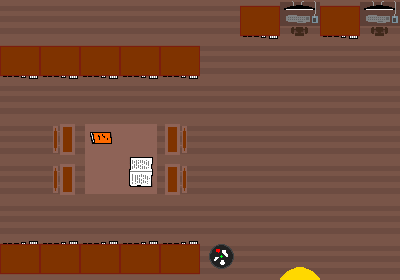

A level layout from a 2D game, rendered from its tile map. Below: a short description, then the map file with its tile-grid data intact:
An orthogonal 10x7 tile map with 40x40 px tiles, 3 tile layers (floor, objects, exit).

<map version="1.2" tiledversion="1.3.5" orientation="orthogonal" renderorder="right-down" width="10" height="7" tilewidth="40" tileheight="40" infinite="0" nextlayerid="4" nextobjectid="1">
 <editorsettings>
  <export target="stage4s2.json" format="json" />
 </editorsettings>
 <tileset firstgid="1" name="house2tiles" tilewidth="40" tileheight="40" tilecount="18" columns="6">
  <image source="house2tiles.png" width="240" height="120" />
 </tileset>
 <layer id="1" name="floor" width="10" height="7">
  <data encoding="csv">
2,2,2,2,2,2,2,2,2,2,
2,2,2,2,2,2,2,2,2,2,
2,2,2,2,2,2,2,2,2,2,
2,15,2,2,16,2,2,2,2,2,
2,15,2,2,16,2,2,2,2,2,
2,2,2,2,2,2,2,2,2,2,
2,2,2,2,2,2,2,2,2,2
</data>
 </layer>
 <layer id="2" name="objects" width="10" height="7">
  <data encoding="csv">
0,0,0,0,0,0,13,1,13,1,
13,13,13,13,13,0,0,0,0,0,
0,0,0,0,0,0,0,0,0,0,
0,0,5,6,0,0,0,0,0,0,
0,0,11,12,0,0,0,0,0,0,
0,0,0,0,0,0,0,0,0,0,
14,14,14,14,14,4,0,0,0,0
</data>
 </layer>
 <layer id="3" name="exit" width="10" height="7">
  <data encoding="csv">
0,0,0,0,0,0,0,0,0,0,
0,0,0,0,0,0,0,0,0,0,
0,0,0,0,0,0,0,0,0,0,
0,0,0,0,0,0,0,0,0,0,
0,0,0,0,0,0,0,0,0,0,
0,0,0,0,0,0,0,0,0,0,
0,0,0,0,0,0,0,10,0,0
</data>
 </layer>
</map>
